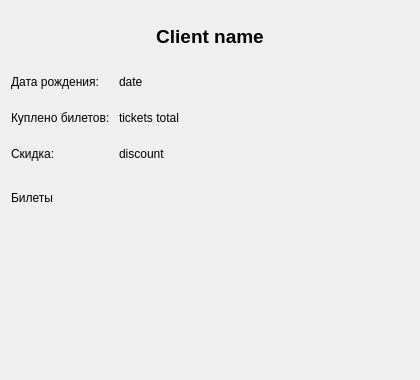
<?xml version="1.0" encoding="UTF-8"?>
<ui version="4.0">
 <class>ClientView</class>
 <widget class="QDialog" name="ClientView">
  <property name="geometry">
   <rect>
    <x>0</x>
    <y>0</y>
    <width>420</width>
    <height>380</height>
   </rect>
  </property>
  <property name="minimumSize">
   <size>
    <width>420</width>
    <height>380</height>
   </size>
  </property>
  <property name="windowTitle">
   <string>Dialog</string>
  </property>
  <layout class="QGridLayout" name="gridLayout">
   <item row="2" column="0">
    <widget class="QLabel" name="totalTicketsNameLabel">
     <property name="maximumSize">
      <size>
       <width>16777215</width>
       <height>30</height>
      </size>
     </property>
     <property name="text">
      <string>Куплено билетов: </string>
     </property>
    </widget>
   </item>
   <item row="1" column="2">
    <spacer name="horizontalSpacer">
     <property name="orientation">
      <enum>Qt::Horizontal</enum>
     </property>
     <property name="sizeHint" stdset="0">
      <size>
       <width>224</width>
       <height>20</height>
      </size>
     </property>
    </spacer>
   </item>
   <item row="1" column="0">
    <widget class="QLabel" name="bdayLabel">
     <property name="maximumSize">
      <size>
       <width>16777215</width>
       <height>30</height>
      </size>
     </property>
     <property name="text">
      <string>Дата рождения: </string>
     </property>
    </widget>
   </item>
   <item row="4" column="0" colspan="3">
    <widget class="QLabel" name="ticketsLabel">
     <property name="maximumSize">
      <size>
       <width>16777215</width>
       <height>30</height>
      </size>
     </property>
     <property name="text">
      <string>Билеты</string>
     </property>
     <property name="alignment">
      <set>Qt::AlignBottom|Qt::AlignLeading|Qt::AlignLeft</set>
     </property>
    </widget>
   </item>
   <item row="2" column="1">
    <widget class="QLabel" name="totalTicketsLabel">
     <property name="maximumSize">
      <size>
       <width>16777215</width>
       <height>30</height>
      </size>
     </property>
     <property name="text">
      <string>tickets total</string>
     </property>
    </widget>
   </item>
   <item row="0" column="0" colspan="3">
    <widget class="QLabel" name="nameLabel">
     <property name="maximumSize">
      <size>
       <width>16777215</width>
       <height>50</height>
      </size>
     </property>
     <property name="font">
      <font>
       <pointsize>14</pointsize>
       <bold>true</bold>
      </font>
     </property>
     <property name="text">
      <string>Client name</string>
     </property>
     <property name="alignment">
      <set>Qt::AlignCenter</set>
     </property>
    </widget>
   </item>
   <item row="1" column="1">
    <widget class="QLabel" name="birthdayLabel">
     <property name="maximumSize">
      <size>
       <width>16777215</width>
       <height>50</height>
      </size>
     </property>
     <property name="text">
      <string>date</string>
     </property>
    </widget>
   </item>
   <item row="5" column="0" colspan="3">
    <widget class="QWidget" name="ticketsWidget" native="true">
     <layout class="QVBoxLayout" name="ticketsLayout">
      <property name="leftMargin">
       <number>0</number>
      </property>
      <property name="topMargin">
       <number>0</number>
      </property>
      <property name="rightMargin">
       <number>0</number>
      </property>
      <property name="bottomMargin">
       <number>0</number>
      </property>
     </layout>
    </widget>
   </item>
   <item row="3" column="0">
    <widget class="QLabel" name="discountNameLabel">
     <property name="maximumSize">
      <size>
       <width>16777215</width>
       <height>30</height>
      </size>
     </property>
     <property name="text">
      <string>Скидка:</string>
     </property>
    </widget>
   </item>
   <item row="3" column="1">
    <widget class="QLabel" name="discountLabel">
     <property name="text">
      <string>discount</string>
     </property>
    </widget>
   </item>
  </layout>
 </widget>
 <resources/>
 <connections/>
</ui>
